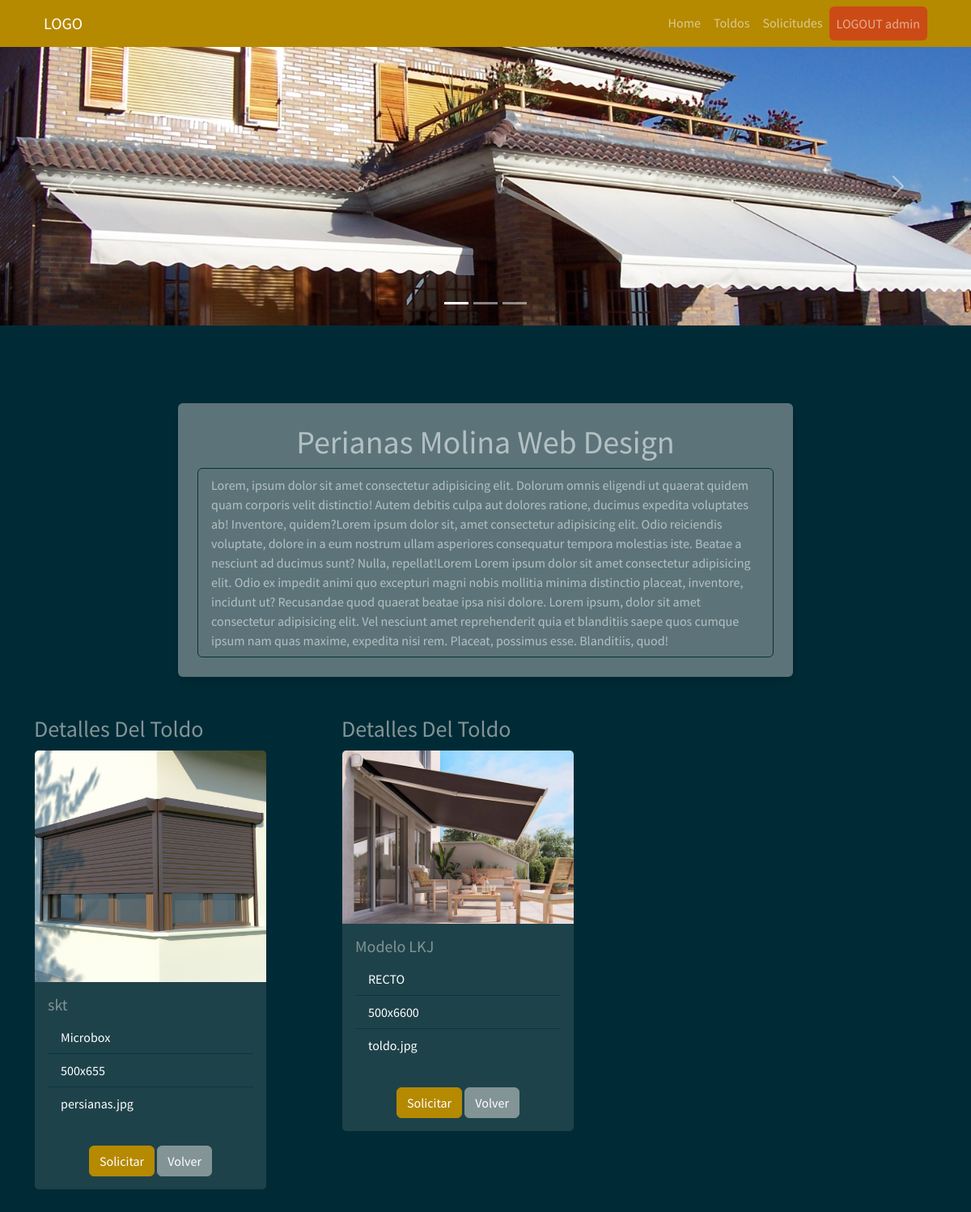
The app's page /toldo_user (signed in) with its own data.
### myapp/models.py (models this page shows)
    class Toldo(db.Model):
        __tablename__ = "Toldo"  # Nombre de la tabla que se crea
        Toldo_id = db.Column("toldo_id", db.Integer, Sequence(
            'toldo_id_seq'),  primary_key=True)
        Modelo = db.Column(db.String(20))
        Tipo = db.Column(db.String(30))
        Dimensiones = db.Column(db.String(30))
        Imagen = db.Column(db.String(30))

### myapp/views.py (the view)
    @app.route("/toldo_user", methods=["GET", "POST"])
    def toldo_user():
        list_toldo = db_access["list_toldos"]
        toldos = list_toldo()
        usuario = session['usuario']
        usu = usuario
        return render_template("user/toldos_user.html", toldos=toldos, usu=usu)

### myapp/templates/user/toldos_user.html (shortened to what this page needs)
<!DOCTYPE html>
<html>
<head>
    <link href="https://cdn.jsdelivr.net/npm/bootstrap@5.1.3/dist/css/bootstrap.min.css" rel="stylesheet"
>
    <link rel="stylesheet" href="../static/style/bootstrap.min(8).css">
    <link href="https://cdnjs.cloudflare.com/ajax/libs/font-awesome/4.0.3/css/font-awesome.css" rel="stylesheet">
</head>
<body>
    {% include 'includes/navbar_user.html' %}
    <div id="carouselExampleIndicators" class="carousel slide" data-bs-ride="carousel">
        <ol class="carousel-indicators">
            <li data-bs-target="#carouselExampleIndicators" data-bs-slide-to="0" class="active"></li>
            <li data-bs-target="#carouselExampleIndicators" data-bs-slide-to="1"></li>
            <li data-bs-target="#carouselExampleIndicators" data-bs-slide-to="2"></li>
        </ol>
        <div class="carousel-inner">
            <div class="carousel-item active">
                <img src="../static/style/img/carrousel/6.jpg" class="d-block w-100" alt="..."
                    style="max-width:100%;height:auto;">
            </div>
        </div>
        <a class="carousel-control-prev" href="#carouselExampleIndicators" role="button" data-bs-slide="prev">
            <span class="carousel-control-prev-icon" aria-hidden="true"></span>
        </a>
        <a class="carousel-control-next" href="#carouselExampleIndicators" role="button" data-bs-slide="next">
            <span class="carousel-control-next-icon" aria-hidden="true"></span>
        </a>
    </div>
    <section class="pt-5 pb-5">
        <div class="container">
            <div class="row justify-content-center mt-5">
                <div class="col-8 bg-secondary p-4 rounded shadow text-white" style="opacity: 0.7;">
                    <h1 class=" row justify-content-center ">Perianas Molina Web Design</h1>
                    <ul class="list-group">
                        <li class="list-group-item">Lorem, ipsum dolor sit amet consectetur adipisicing elit. Dolorum
                            omnis
                            eligendi ut quaerat quidem quam corporis velit distinctio! Autem debitis culpa aut dolores
                            ratione, ducimus expedita voluptates ab! Inventore, quidem?Lorem ipsum dolor sit, amet
                            consectetur adipisicing elit. Odio reiciendis voluptate, dolore in a eum nostrum ullam
                            asperiores consequatur tempora molestias iste. Beatae a nesciunt ad ducimus sunt? Nulla,
                            repellat!Lorem Lorem ipsum dolor sit amet consectetur adipisicing elit. Odio ex impedit
                            animi
                            quo excepturi magni nobis mollitia minima distinctio placeat, inventore, incidunt ut?
                            Recusandae
                            quod quaerat beatae ipsa nisi dolore. Lorem ipsum, dolor sit amet consectetur adipisicing
                            elit.
                            Vel nesciunt amet reprehenderit quia et blanditiis saepe quos cumque ipsum nam quas maxime,
                            expedita nisi rem. Placeat, possimus esse. Blanditiis, quod!</li>
                    </ul>
                </div>
            </div>
            <div class="row mt-5">
                {% for toldo in toldos %}
                <div class="col-4">
                    <p class="list-group">
                    <h3>Detalles Del Toldo</h3>
                    <div class="card" style="width: 18rem;">
                        <img src="../static/style/img/{{toldo.Imagen}}" class="card-img-top" alt="...">
                        <div class="card-body">
                            <h5 class="card-title">
                                {{toldo.Modelo}}
                            </h5>
                            <ul class="list-group list-group-flush">
                                <li class="list-group-item">
                                    {{toldo.Tipo}}
                                </li>
                                <li class="list-group-item">
                                    {{toldo.Dimensiones}}
                                </li>
                                <li class="list-group-item">
                                    {{toldo.Imagen}}
                                </li>
                            </ul>
                        </div>
                        <div class="card-body mx-auto">
                            <a class="btn btn-primary" href="/details_toldo/{{toldo.Toldo_id}}">Solicitar</a>
                            <a class="btn btn-secondary" href="#">Volver</a>
                        </div>
                    </div>
                    </p>
                </div>
                {% endfor %}
            </div>
        </div>
    </section>
</body>
</html>

### records on screen
Toldo: Imagen (picture), Modelo "skt", Tipo "Microbox", Dimensiones "500x655", Imagen "persianas.jpg"
Toldo: Imagen (picture), Modelo "Modelo LKJ", Tipo "RECTO", Dimensiones "500x6600", Imagen "toldo.jpg"

### other values on screen
{{ usu }} "admin"
